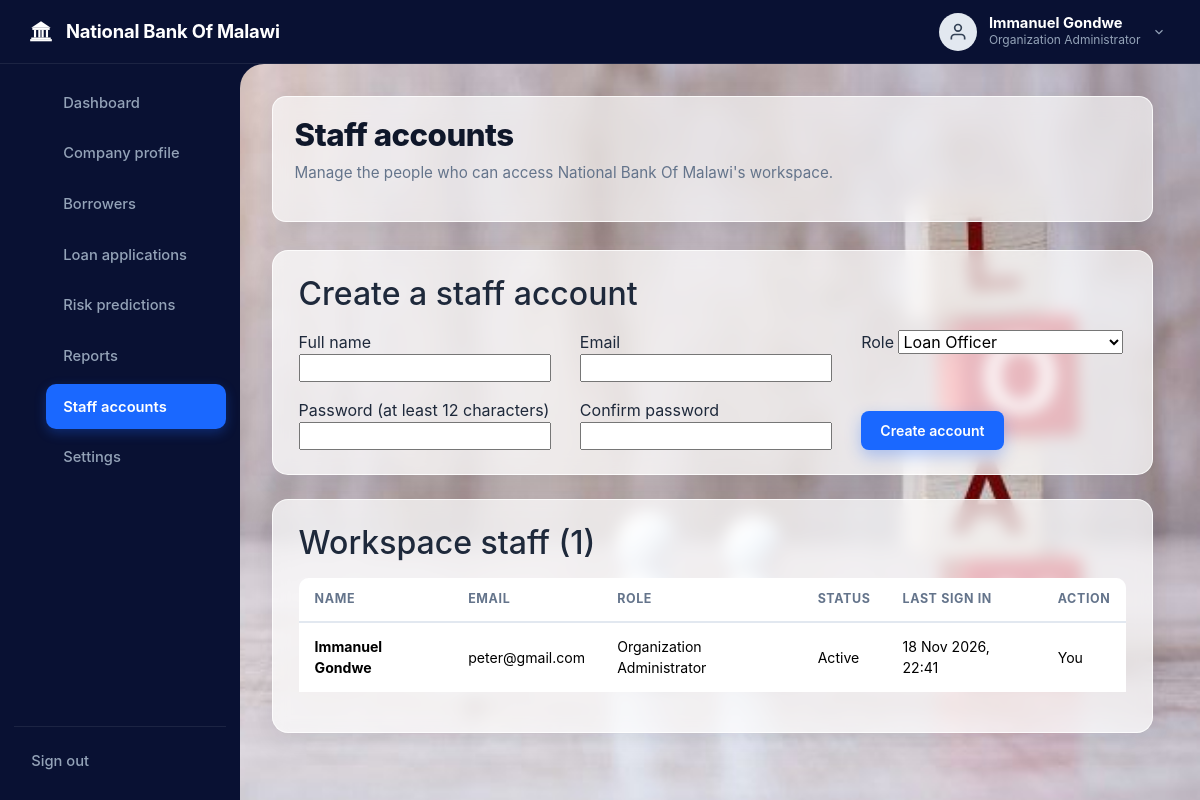
/users (signed in), run on the app's committed database.
### models.py (models this page shows, shortened)
class Organization(db.Model):
    __tablename__ = 'organizations'
    id = db.Column(db.Integer, primary_key=True)
    org_code = db.Column(db.String(30), unique=True, nullable=False) # e.g. ORG-1001
    name = db.Column(db.String(150), nullable=False)
    org_type = db.Column(db.String(80), nullable=False, default='Microfinance Institution') # Bank, MFI, SACCO, Fintech
    email = db.Column(db.String(150), nullable=False)
    phone = db.Column(db.String(50), nullable=False)
    location = db.Column(db.String(100), nullable=True)
    address = db.Column(db.String(255), nullable=True)
    logo_path = db.Column(db.String(255), nullable=True)
    verification_status = db.Column(db.String(30), nullable=False, default='Pending Approval')
    created_at = db.Column(db.DateTime, default=utc_now)
    users = db.relationship('User', backref='organization', lazy=True, cascade='all, delete-orphan')
    applicants = db.relationship('Applicant', backref='organization', lazy=True, cascade='all, delete-orphan')
    applications = db.relationship('LoanApplication', backref='organization', lazy=True, cascade='all, delete-orphan')
    audit_logs = db.relationship('AuditLog', backref='organization', lazy=True, cascade='all, delete-orphan')

class User(UserMixin, db.Model):
    __tablename__ = 'users'
    id = db.Column(db.Integer, primary_key=True)
    organization_id = db.Column(db.Integer, db.ForeignKey('organizations.id'), nullable=True) # Null for Platform Owner
    user_code = db.Column(db.String(20), unique=True, nullable=False) # e.g. USR-001
    name = db.Column(db.String(150), nullable=False)
    email = db.Column(db.String(150), unique=True, nullable=False)
    phone_number = db.Column(db.String(20), nullable=True)
    national_id = db.Column(db.String(30), unique=True, nullable=True)
    password = db.Column(db.String(255), nullable=False)
    role = db.Column(db.String(50), nullable=False, default='Loan Officer') # Platform Owner, Organization Administrator, Loan Officer, Manager, Auditor
    status = db.Column(db.String(20), nullable=False, default='Active') # Active, Inactive, Suspended
    created_at = db.Column(db.DateTime, default=utc_now)
    last_login = db.Column(db.DateTime, nullable=True)
    registered_applicants = db.relationship('Applicant', backref='registered_by_user', lazy=True)
    loan_applications = db.relationship('LoanApplication', backref='created_by_user', lazy=True)
    predictions = db.relationship('RiskPrediction', backref='assessed_by_user', lazy=True)
    decisions = db.relationship('LoanDecision', backref='decided_by_user', lazy=True)
    @property
    def is_platform_owner(self):
        return self.role == 'Platform Owner'
    @property
    def is_org_admin(self):
        return self.role in ['Organization Administrator', 'Administrator', 'Platform Owner']

### main.py (the view)
@main.route('/users')
@login_required
def user_management():
    require_workspace_admin()
    org_id = current_user.organization_id
    users = User.query.filter_by(organization_id=org_id).order_by(User.user_code.asc()).all()
    return render_template(
        'user_management.html',
        users=users,
        active_page='users'
    )

### main.py (called while the page is built, shortened)
@main.before_request
def restrict_platform_owner_to_platform_operations():
    if not current_user.is_authenticated:
        if request.endpoint in PLATFORM_OWNER_ENDPOINTS | WORKSPACE_ENDPOINTS:
            _record_unauthorized_access()
        return
    workspace_endpoints = {
        'static', 'main.index', 'main.register_organization',
        'auth.login', 'auth.signup', 'main.profile',
        *WORKSPACE_ENDPOINTS,
        'auth.logout'
    }
    if request.endpoint not in workspace_endpoints:
        _record_unauthorized_access()
        abort(404)

def require_workspace_admin():
    if not current_user.is_org_admin:
        abort(403)

### templates/user_management.html (shortened to what this page needs)
{% extends "base.html" %}
{% block content %}
<div class="dashboard-viewport">
  {% include 'header.html' %}
  <div class="dashboard-body-container">
    {% include 'sidebar.html' %}
    <main class="dashboard-main-content">
      <header class="workspace-header-row">
        <div>
          <h1 class="welcome-heading">Staff accounts</h1>
          <p class="welcome-subtext">Manage the people who can access {{ current_user.organization.name }}'s workspace.</p>
        </div>
      </header>
      <section class="chart-card-box" style="margin-bottom: 1.5rem;">
        <h2 style="margin-bottom: 1rem;">Create a staff account</h2>
        <form method="POST" action="{{ url_for('main.add_user') }}" style="display: grid; grid-template-columns: repeat(auto-fit, minmax(220px, 1fr)); gap: 1rem;">
          <label>Full name<input name="name" maxlength="150" required></label>
          <label>Email<input type="email" name="email" maxlength="150" required></label>
          <label>Role
            <select name="role" required>
              <option value="Loan Officer">Loan Officer</option>
            </select>
          </label>
          <label>Password (at least 12 characters)<input type="password" name="password" minlength="12" autocomplete="new-password" required></label>
          <label>Confirm password<input type="password" name="confirm_password" minlength="12" autocomplete="new-password" required></label>
          <div style="display: flex; align-items: end;"><button type="submit" class="btn btn-hero-primary">Create account</button></div>
        </form>
      </section>
      <section class="chart-card-box">
        <h2 style="margin-bottom: 1rem;">Workspace staff ({{ users|length }})</h2>
        <div class="table-responsive">
          <table class="table">
            <thead><tr><th>Name</th><th>Email</th><th>Role</th><th>Status</th><th>Last sign in</th><th>Action</th></tr></thead>
            <tbody>
              {% for user in users %}
              <tr>
                <td><strong>{{ user.name }}</strong></td>
                <td>{{ user.email }}</td>
                <td>{{ user.role }}</td>
                <td>{{ user.status }}</td>
                <td>{{ user.last_login.strftime('%d %b %Y, %H:%M') if user.last_login else 'Never' }}</td>
                <td>
                  {% if user.id != current_user.id %}
                  <div style="display: flex; gap: .4rem; flex-wrap: wrap;">
                    <form method="POST" action="{{ url_for('main.toggle_user_status', user_id=user.id) }}">
                      <button class="btn btn-secondary" type="submit">{% if user.status == 'Active' %}Deactivate{% else %}Activate{% endif %}</button>
                    </form>
                    <details>
                      <summary class="btn btn-secondary" style="cursor: pointer;">Edit</summary>
                      <form method="POST" action="{{ url_for('main.edit_user', user_id=user.id) }}" style="margin-top: .5rem; min-width: 240px;">
                        <label>Name<input name="name" value="{{ user.name }}" maxlength="150" required></label>
                        <label>Email<input type="email" name="email" value="{{ user.email }}" maxlength="150" required></label>
                        <label>Role
                          <select name="role" required>
                            {% for role in ['Organization Administrator','Administrator','Loan Officer','Credit Analyst','Finance Officer','Management'] %}
                            <option value="{{ role }}" {% if user.role == role %}selected{% endif %}>{{ role }}</option>
                            {% endfor %}
                          </select>
                        </label>
                        <label>Phone<input name="phone_number" value="{{ user.phone_number or '' }}" maxlength="50"></label>
                        <label>National ID<input name="national_id" value="{{ user.national_id or '' }}" maxlength="30"></label>
                        <button type="submit" class="btn btn-hero-primary">Save employee</button>
                      </form>
                    </details>
                    <details>
                      <summary class="btn btn-secondary" style="cursor: pointer;">Reset access</summary>
                      <form method="POST" action="{{ url_for('main.reset_user_password', user_id=user.id) }}" style="margin-top: .5rem; min-width: 240px;">
                        <label>New password<input type="password" name="password" minlength="12" autocomplete="new-password" required></label>
                        <label>Confirm password<input type="password" name="confirm_password" minlength="12" autocomplete="new-password" required></label>
                        <button type="submit" class="btn btn-hero-primary">Reset password</button>
                      </form>
                    </details>
                  </div>
                  {% else %}You{% endif %}
                </td>
              </tr>
              {% else %}
              <tr><td colspan="6" style="text-align: center; color: #64748b;">No staff accounts yet.</td></tr>
              {% endfor %}
            </tbody>
          </table>
        </div>
      </section>
    </main>
  </div>
</div>
{% endblock %}

### templates/header.html (shortened to what this page needs)
<header class="dashboard-topbar">
  <div class="topbar-brand">
    <a href="{{ url_for('main.platform_admin' if current_user.is_platform_owner else 'main.profile') }}" style="display: flex; align-items: center; gap: 0.75rem; color: #ffffff;">
      <span>{{ current_user.organization.name if current_user.organization else 'Platform Operations' }}</span>
    </a>
  </div>
  <div class="topbar-right">
    <a href="{{ url_for('main.view_profile') }}" class="user-profile-menu" aria-label="View profile for {{ current_user.name }}" title="View profile">
      <div class="user-avatar-circle">
        <svg width="20" height="20" viewBox="0 0 24 24" fill="none" stroke="currentColor" stroke-width="2"><path d="M20 21v-2a4 4 0 0 0-4-4H8a4 4 0 0 0-4 4v2"></path><circle cx="12" cy="7" r="4"></circle></svg>
      </div>
      <div class="user-text-info">
        <div class="user-name-title">{{ current_user.name }}</div>
        <div class="user-role-subtitle">{{ current_user.role }}</div>
      </div>
      <svg width="14" height="14" viewBox="0 0 24 24" fill="none" stroke="#94a3b8" stroke-width="2"><polyline points="6 9 12 15 18 9"></polyline></svg>
    </a>
  </div>
</header>

### static/beauty.css (style rules this page uses)
:root { --primary-blue: #1a68ff; --primary-blue-hover: #0b55ea; --dark-navy: #0a1232; --dark-sidebar: #0d173d; --dark-sidebar-hover: #15245c; --bg-page: #f4f6fc; --text-dark: #1e293b; --text-muted: #64748b; --text-light: #94a3b8; --border-color: #e2e8f0; --card-bg: #ffffff; --success-green: #10b981; --warning-orange: #f59e0b; --danger-red: #ef4444; --radius-sm: 8px; --radius-md: 12px; --radius-lg: 16px; --radius-xl: 20px; --shadow-sm: 0 1px 3px rgba(0,0,0,0.05); --shadow-md: 0 4px 12px rgba(15, 23, 42, 0.06); --shadow-lg: 0 10px 25px rgba(15, 23, 42, 0.08); }
* { box-sizing: border-box; margin: 0; padding: 0; font-family: -apple-system, BlinkMacSystemFont, "Segoe UI", Roboto, "Helvetica Neue", Arial, sans-serif; }
body { background-color: var(--bg-page); color: var(--text-dark); line-height: 1.5; min-height: 100vh; }
a { color: var(--primary-blue); text-decoration: none; transition: all 0.2s ease; }
.btn-hero-primary { display: inline-flex; align-items: center; gap: 0.5rem; background: var(--primary-blue); color: #ffffff; font-size: 1rem; font-weight: 600; padding: 0.8rem 1.8rem; border-radius: 25px; box-shadow: 0 6px 16px rgba(26, 104, 255, 0.3); transition: all 0.2s ease; }

### static/extended_beauty.css (style rules this page uses)
.btn { display: inline-flex; align-items: center; justify-content: center; gap: 0.4rem; padding: 0.55rem 1.2rem; border-radius: 8px; font-size: 0.88rem; font-weight: 600; cursor: pointer; border: none; transition: all 0.2s ease; text-decoration: none; white-space: nowrap; }
.table-responsive { overflow-x: auto; -webkit-overflow-scrolling: touch; border-radius: 8px; }
.table { width: 100%; border-collapse: collapse; font-size: 0.88rem; color: #334155; }
.table thead tr { background: #f8fafc; border-bottom: 2px solid #e2e8f0; }
.table th { padding: 0.75rem 1rem; text-align: left; font-size: 0.78rem; font-weight: 700; color: #64748b; text-transform: uppercase; letter-spacing: 0.05em; white-space: nowrap; }
.table td { padding: 0.85rem 1rem; border-bottom: 1px solid #f1f5f9; vertical-align: middle; }
.table tbody tr:last-child td { border-bottom: none; }

### data on the page
Organization: organization "National Bank Of Malawi", organization.name "National Bank Of Malawi"
User: name "Immanuel Gondwe", role "Organization Administrator", email "peter@gmail.com", status "Active", last_login "18 Nov 2026, 22:41", shows "You"

### other printed values
{{ users|length }} "1"
